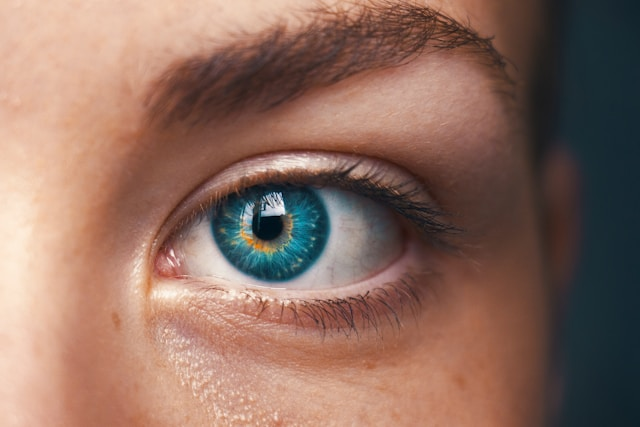
#> input picture original.jpg, 640 x 427 px
$ python task3.py
#> lines starting #> are read from the running program, lines starting #| are printed output that depends on the picture
import cv2
import numpy as np

def rotate_image(image, angle):
    # extract height, width and channel from the image
    height, width, channels = image.shape
    image_center = (width / 2, height / 2)

    # define rotation matrix
    rotation_mat = cv2.getRotationMatrix2D(image_center, angle, 1.0)

    # Compute new bounding dimensions
    abs_cos = abs(rotation_mat[0, 0])
    abs_sin = abs(rotation_mat[0, 1])
    new_width = int(height * abs_sin + width * abs_cos)
    new_height = int(height * abs_cos + width * abs_sin)

    # Adjust the rotation matrix according to new dimensions
    rotation_mat[0, 2] += new_width / 2 - image_center[0]
    rotation_mat[1, 2] += new_height / 2 - image_center[1]

    rotated_image = cv2.warpAffine(image, rotation_mat, (new_width, new_height))
    return rotated_image

def main():
    image_path = input("Enter image path: ")
#> the answer given: ../original.jpg
    image = cv2.imread(image_path)
#> image is the input picture: shape (427, 640, 3); mean B, G, R 96.6, 109.4, 141.4

    if image is None:
        raise FileNotFoundError(f"Image not found at path: {image_path}")

    rotated_45 = rotate_image(image, 45)
#> in rotate_image, `rotated_image = cv2.warpAffine(image, rotation_mat, (new_width, new_he..`:
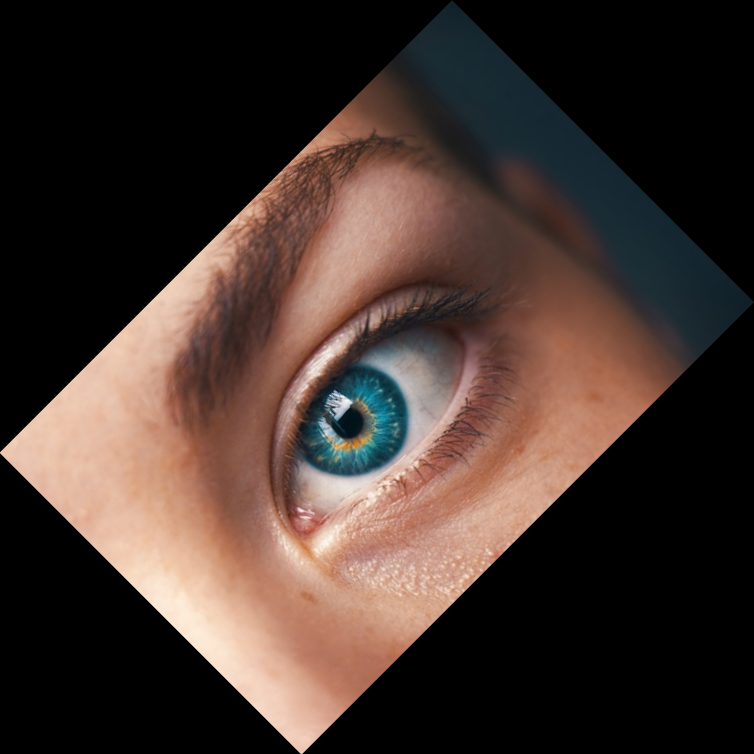
#> rotated_image: shape (754, 754, 3); mean B, G, R 46.4, 52.6, 67.9
    rotated_90 = rotate_image(image, 90)
#> call 2 of rotate_image, with angle = 90
#> in rotate_image (call 2), `rotated_image = cv2.warpAffine(image, rotation_mat, (new_width, new_he..`:
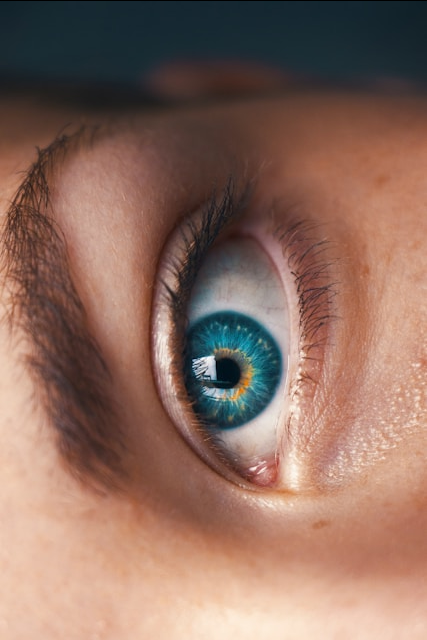
#> rotated_image: shape (640, 427, 3); mean B, G, R 96.3, 109.1, 141

    cv2.imshow("Original image", image)
    cv2.imshow("45 degree rotated image", rotated_45)
    cv2.imshow("90 degree rotated image", rotated_90)

    cv2.imwrite("45 degree rotated image.jpg", rotated_45)
    cv2.imwrite("90 degree rotated image.jpg", rotated_90)

    cv2.waitKey(0)
    cv2.destroyAllWindows()

if __name__ == "__main__":
    main()
